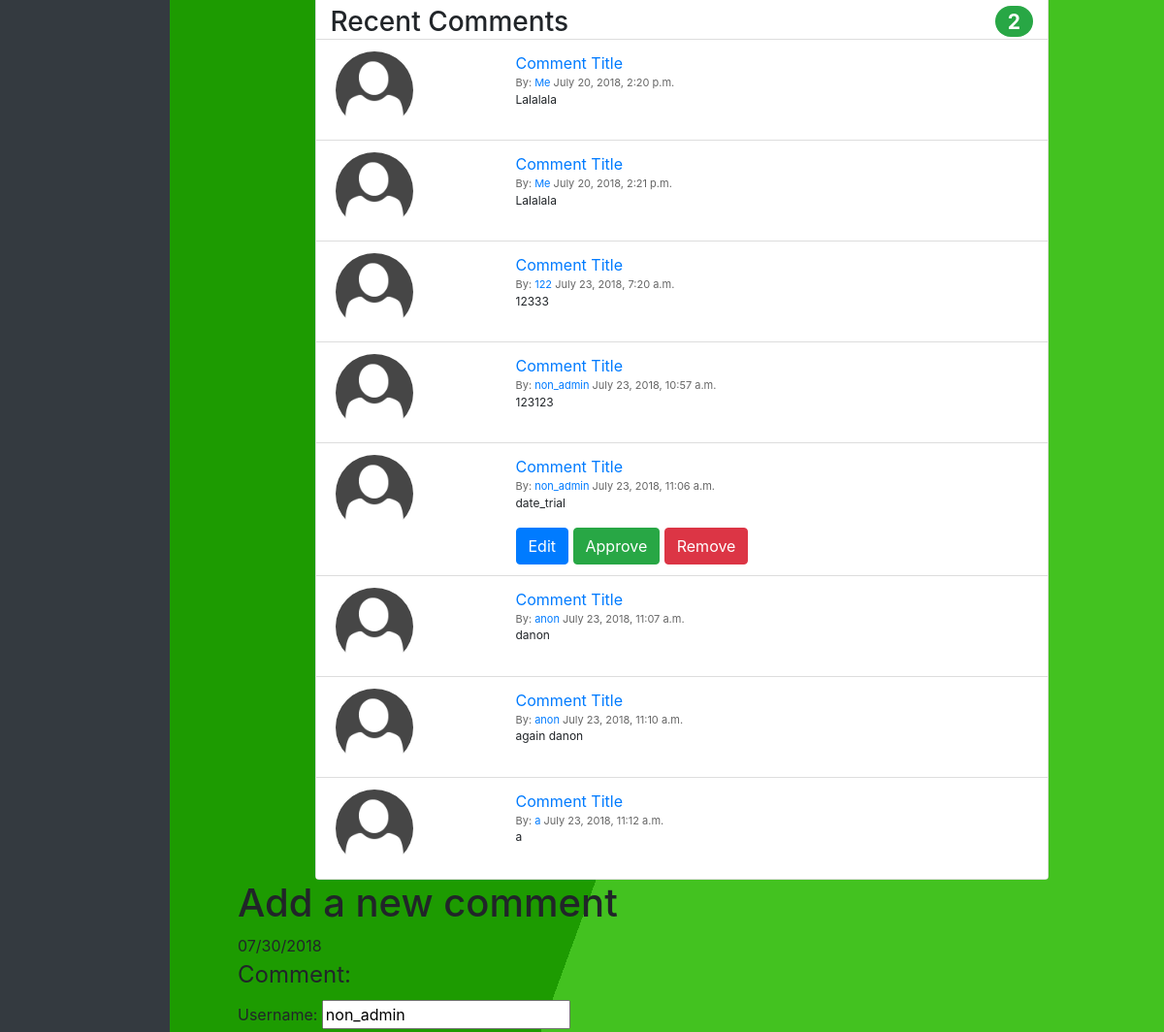
/news/post/1/ (signed in, middle part), run on an earlier commit of the app's database.
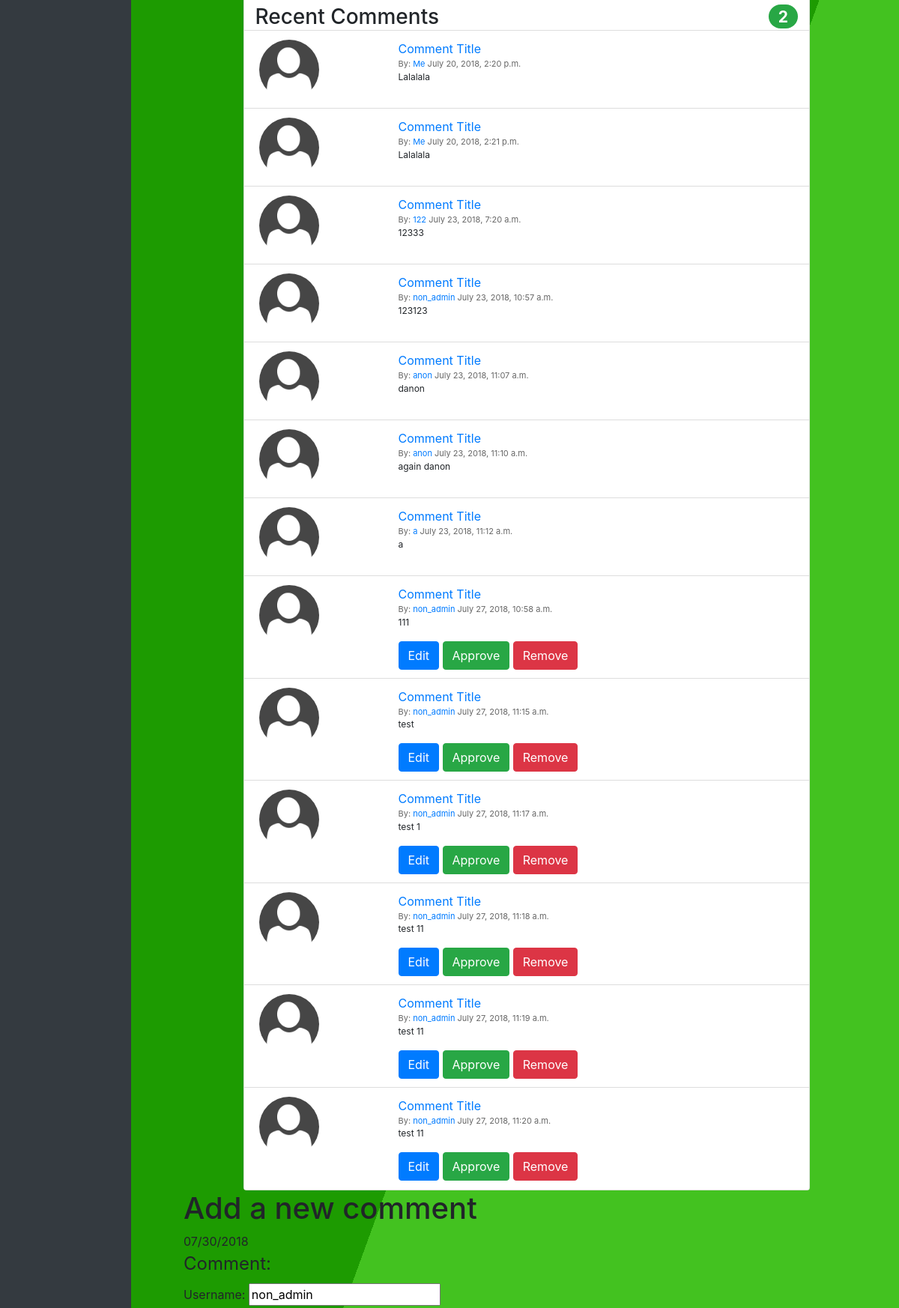
And on a later commit of the database.
### blog/models.py (models this page shows, shortened)
class Post(models.Model):
    author = models.ForeignKey('auth.User', on_delete=models.CASCADE)
    title = models.CharField(max_length=200)
    text = models.TextField()
    created_date = models.DateTimeField(default=timezone.now)
    published_date = models.DateTimeField(blank=True, null=True)
    post_image = models.ImageField(upload_to=image_directory_path, storage=image_storage, null=True, blank=True)
    def approved_comments(self):
        return self.comments.filter(approved_comment=True)

class Comment(models.Model):
    post = models.ForeignKey('blog.Post', on_delete=models.CASCADE, related_name='comments')
    author = models.CharField(max_length=200)
    author_id = models.CharField(max_length=200, default='', blank=True)
    text = models.TextField()
    created_date = models.DateTimeField(default=timezone.now)
    approved_comment = models.BooleanField(default=False)

### blog/views.py (the view)
# urls.py: url(r'^post/(?P<pk>\d+)/$', views.news_detail, name='news_detail'),
def news_detail(request, pk):
    post = get_object_or_404(Post, pk=pk)
    form = CommentForm()
    return render(request, 'news_detail.html', {'post': post, 'form': form})

### blog/forms.py
class CommentForm(forms.ModelForm):
    class Meta:
        model = Comment
        fields = ('author', 'text',)

### blog/templates/news_detail.html (shortened to what this page needs)
{% extends 'base.html' %}
{% load static %}
{% block stylesheet %}
    <link rel="stylesheet" type="text/css" href="{% static "css/style_news_detail.css" %}">
{% endblock stylesheet %}
{% block content %}
    <div class="row justify-content-center">
        <div class="card card-custom">
            <div class="card-heading">
                <h3 class="card-title">Recent Comments<span class="float-right badge badge-success badge-pill">{{ post.approved_comments.count }}</span></h3>
            </div>
            <div class="card-body">
                <ul class="list-group current-comments">
                    {% for comment in post.comments.all %}
                        {% if user.is_authenticated or comment.approved_comment %}
                            <li class="list-group-item comment">
                                <div class="row">
                                    <div class="col-xs-3 col-xl-3">
                                        <img src="{% static 'user-default.png' %}" class="rounded-circle img-responsive" alt="" />
                                    </div>
                                    <div class="col-xs-10 col-xl-9">
                                        <div class="date">
                                            <a href="">Comment Title</a>
                                            <div class="mic-info">
                                                By: <a href="#">{{ comment.author }}</a> {{ comment.created_date }}
                                            </div>
                                            <div class="comment-text">{{ comment.text|linebreaks }}</div>
                                            {% if not comment.approved_comment and user.is_staff %}
                                                    <button id="{{ comment.pk }}" type="button" class="btn btn-primary btn-xs change edit" title="Edit">
                                                        Edit
                                                    </button>
                                                    <button id="{{ comment.pk }}" type="button" class="btn btn-success btn-xs change approve" title="Approved">
                                                        Approve
                                                    </button>
                                                    <button id="{{ comment.pk }}" type="button" class="btn btn-danger btn-xs change remove" title="Remove">
                                                        Remove
                                                    </button>
                                            {% elif not comment.approved_comment and user.id == comment.author_id|add:"0"%}
                                                <button id="{{ comment.pk }}" type="button" class="btn btn-primary btn-xs change edit" title="Edit">
                                                    Edit
                                                </button>
                                                <button id="{{ comment.pk }}" type="button" class="btn btn-success btn-xs change approve" title="Approved">
                                                    Approve
                                                </button>
                                                <button id="{{ comment.pk }}" type="button" class="btn btn-danger btn-xs change remove " title="Remove">
                                                    Remove
                                                </button>
                                            {% endif %}
                                        </div>
                                    </div>
                                </div>
                            </li>
                        {% endif %}
                    {% empty %}
                        <p class="empty-comments">No comments here yet :(</p>
                    {% endfor %}
                </ul>
            </div>
        </div>
    </div>
    <h1>Add a new comment</h1>
    {% now "m/d/Y" %}
    <form method="POST" id="post-form-comment">
      <fieldset>
            <legend>Comment:</legend>
            <div class="fieldWrapper">
                <label for="id_author">Username:</label>
                {% if user.is_authenticated %}
                    <input id="id_author" type="text" name="author" maxlength="100" value="{{ user.username }}" readonly required>
                {% else %}
                    <input id="id_author" type="text" name="author" maxlength="100" required>
                {% endif %}
            </div>
      </fieldset>
    </form>
{% endblock %}

### static/templates/base.html (shortened to what this page needs)
{% load static %}
<!DOCTYPE html>
<html lang="en">
    <head>
        <link rel="stylesheet" type="text/css" href="{% static 'css/bootstrap-4.1.1-dist/css/bootstrap.css' %}">
        <link rel="stylesheet" type="text/css" href="{% static 'css/bootstrap-4.1.1-dist/css/bootstrap-grid.css' %}">
        <link rel="stylesheet" type="text/css" href="{% static 'css/bootstrap-4.1.1-dist/css/bootstrap-reboot.css' %}">
        <link rel="stylesheet" type="text/css" href="{% static 'css/style.css' %}">
        {% block stylesheet %}{% endblock stylesheet %}
    </head>
    <body>
        <main>
            <div class="row">
                <div class="col-sm-2">
                    <ul class="list-group bg-dark">
                    </ul>
                </div>
                <div class="col-sm-10">
                    <div class="PageContent">
                        {% block content %}
                        {% endblock content%}
                    </div>
                </div>
            </div>
        </main>
    </body>
</html>

### static/css/style.css (style rules this page uses)
body { background: linear-gradient(110deg, #1d9b01 60%, #43c220 60%) no-repeat fixed; }
.PageContent { margin: 20px; padding: 20px; }
.list-group-item:first-child { border-top-left-radius: 0; border-top-right-radius: 0; }
.list-group { height: 100%; }

### static/css/style_news_detail.css (style rules this page uses)
.card-custom { width: 80%; }
.card-body { padding:0; }
.list-group { margin-bottom: 0; }
.card-title { display:inline; }
.card li.list-group-item { border-radius: 0; border: 0; border-top: 1px solid #ddd; }
.mic-info { color: #666666; font-size: 11px; }
.comment-text { font-size: 12px; }
div .card-heading { margin-top: 15px; padding-left: 15px; padding-right: 15px; }
img.rounded-circle { width: 80px; height: 80px; margin: 0 auto; }

What changed in the data, as far as the page shows it:
removed Comment: author "non_admin", created_date "July 23, 2018, 11:06 a.m.", text "date_trial"
added Comment: author "non_admin", created_date "July 27, 2018, 10:58 a.m.", text "111"
added Comment: author "non_admin", created_date "July 27, 2018, 11:15 a.m.", text "test"
added Comment: author "non_admin", created_date "July 27, 2018, 11:17 a.m.", text "test 1"
added Comment: author "non_admin", created_date "July 27, 2018, 11:18 a.m.", text "test 11"
added Comment: author "non_admin", created_date "July 27, 2018, 11:19 a.m.", text "test 11"
added Comment: author "non_admin", created_date "July 27, 2018, 11:20 a.m.", text "test 11"
